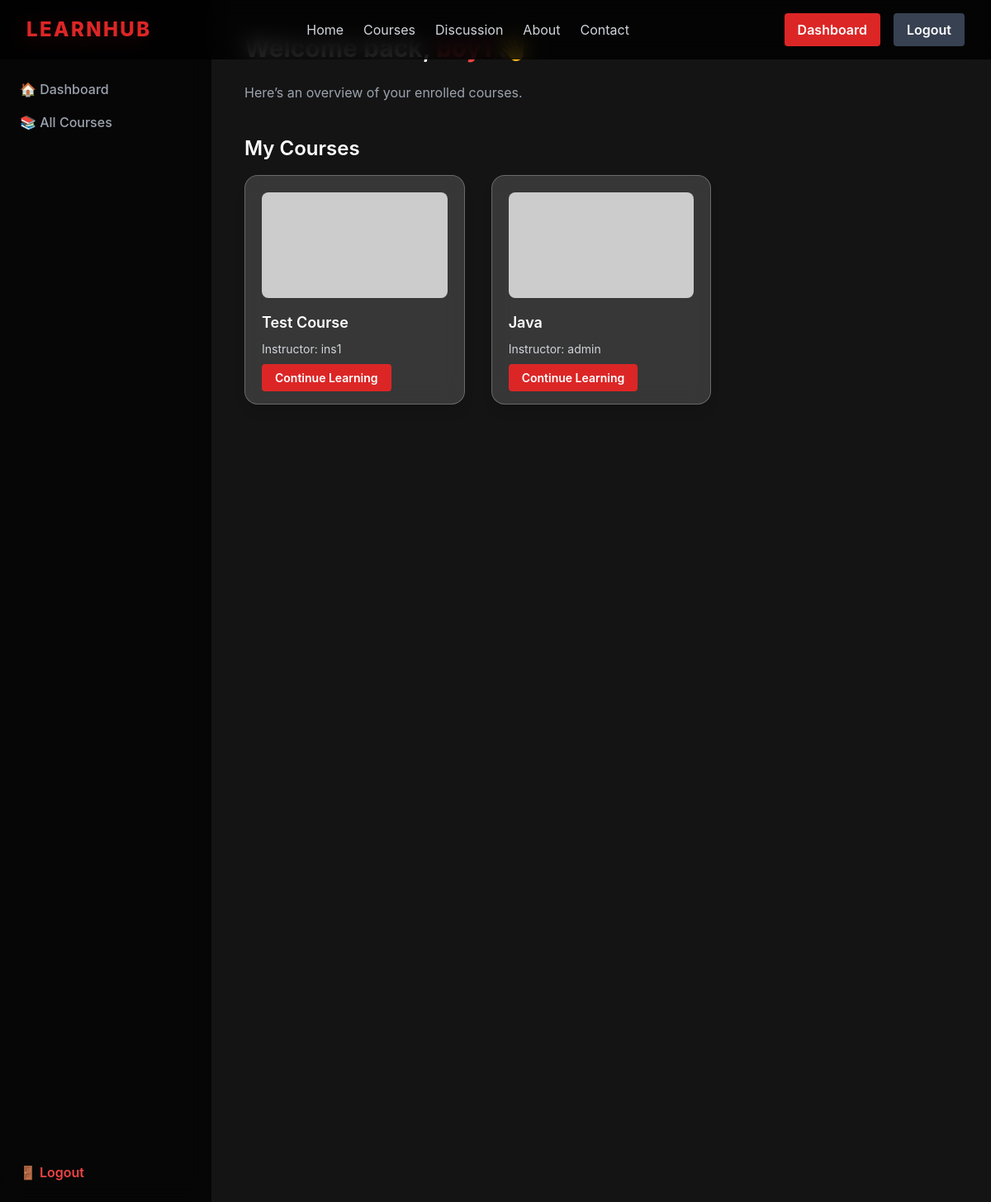
The app's page /dashboard/ (signed in) with its own data.
### users/models.py (models this page shows)
class CustomUser(AbstractUser):
    ROLE_CHOICES = (
        ('student', 'Student'),
        ('instructor', 'Instructor'),
        ('admin', 'Admin'),
    )
    role = models.CharField(max_length=20, choices=ROLE_CHOICES, default='student')

### courses/models.py (models this page shows, shortened)
class Course(models.Model):
    title = models.CharField(max_length=200)
    description = models.TextField()
    instructor = models.ForeignKey(settings.AUTH_USER_MODEL, on_delete=models.CASCADE, limit_choices_to={'role': 'instructor'})
    category = models.ForeignKey(Category, related_name='courses', on_delete=models.SET_NULL, null=True)
    students = models.ManyToManyField(settings.AUTH_USER_MODEL, related_name='enrolled_courses', blank=True)

### users/views.py (the view)
# urls.py: path('dashboard/', dashboard, name='dashboard'),
@login_required
def dashboard(request):
    user = request.user
    if user.role == 'student':
        enrolled_courses = user.enrolled_courses.all()
        context = {'courses': enrolled_courses}
        return render(request, 'users/student_dashboard.html', context)
    elif user.role == 'instructor':
        created_courses = Course.objects.filter(instructor=user)
        context = {'courses': created_courses}
        return render(request, 'users/instructor_dashboard.html', context)
    elif user.role == 'admin' or user.is_superuser:
        return redirect('admin:index')

### templates/users/student_dashboard.html (shortened to what this page needs)
{% extends 'base.html' %}
{% block content %}
<div class="flex min-h-screen">
    <aside class="w-64 bg-black/70 backdrop-blur-md p-6 flex flex-col justify-between fixed top-0 left-0 h-full">
        <div>
            <a href="{% url 'home' %}" class="text-red-600 text-2xl font-extrabold mb-10 tracking-widest block">LEARNHUB</a>
            <ul class="space-y-4 text-gray-400 font-medium">
                <li><a href="{% url 'dashboard' %}" class="block hover:text-white">🏠 Dashboard</a></li>
                <li><a href="{% url 'course_list_page' %}" class="block hover:text-white">📚 All Courses</a></li>
            </ul>
        </div>
        <div>
            <form action="{% url 'logout' %}" method="post">
                <button type="submit" class="text-red-500 hover:text-red-400 font-semibold">🚪 Logout</button>
            </form>
        </div>
    </aside>
    <main class="flex-1 p-10 overflow-y-auto ml-64">
        <h1 class="text-3xl font-bold mb-6">Welcome back, <span class="text-red-500">{{ user.username }}</span> 👋</h1>
        <p class="text-gray-400 mb-10">Here’s an overview of your enrolled courses.</p>
        <h2 class="text-2xl font-semibold mb-4">My Courses</h2>
        <div class="grid grid-cols-1 sm:grid-cols-2 lg:grid-cols-3 gap-8">
            {% for course in courses %}
                <div class="glass-card p-5 rounded-2xl shadow-lg">
                    <img src="https://via.placeholder.com/250x150/1f2937/6b7280?text=Course+Image"
                         class="w-full rounded-lg mb-4 h-32 object-cover" alt="{{ course.title }}">
                    <h3 class="text-lg font-semibold mb-2">{{ course.title }}</h3>
                    <p class="text-gray-300 text-sm mb-3">Instructor: {{ course.instructor.username }}</p>
                    <a href="{% url 'course_detail' pk=course.pk %}" class="bg-red-600 hover:bg-red-700 text-white px-4 py-2 rounded font-semibold text-sm">Continue Learning</a>
                </div>
            {% empty %}
                <p class="text-gray-400 col-span-full">You are not enrolled in any courses yet. <a href="{% url 'course_list_page' %}" class="text-red-400 hover:underline">Explore courses</a></p>
            {% endfor %}
        </div>
    </main>
</div>
{% endblock %}

### templates/base.html (shortened to what this page needs)
{% load static %}
<!DOCTYPE html>
<html lang="en">
<head>
    <script src="https://cdn.tailwindcss.com"></script>
</head>
<body class="antialiased flex flex-col min-h-screen">
    <nav class="fixed top-0 w-full z-50 bg-black/80 backdrop-blur-md flex items-center justify-between px-8 py-4">
        <a href="{% url 'home' %}" class="text-red-600 font-extrabold text-2xl tracking-widest">LEARNHUB</a>
        <ul class="hidden md:flex gap-6 text-gray-300">
            <li><a href="{% url 'home' %}" class="hover:text-white">Home</a></li>
            <li><a href="{% url 'course_list_page' %}" class="hover:text-white">Courses</a></li>
            <li><a href="{% url 'discussion' %}" class="hover:text-white">Discussion</a></li>
            <li><a href="{% url 'about' %}" class="hover:text-white">About</a></li>
            <li><a href="{% url 'contact' %}" class="hover:text-white">Contact</a></li>
        </ul>
        <div class="flex items-center gap-4">
            {% if user.is_authenticated %}
                <a href="{% url 'dashboard' %}" class="px-4 py-2 rounded bg-red-600 hover:bg-red-700 font-semibold">Dashboard</a>
                <form action="{% url 'logout' %}" method="post">
                    <button type="submit" class="px-4 py-2 rounded bg-gray-700 hover:bg-gray-600 font-semibold">Logout</button>
                </form>
            {% else %}
                <a href="{% url 'login' %}" class="px-4 py-2 rounded bg-red-600 hover:bg-red-700 font-semibold">Login</a>
                <a href="{% url 'signup' %}" class="px-4 py-2 rounded bg-gray-700 hover:bg-gray-600 font-semibold">Sign Up</a>
            {% endif %}
        </div>
    </nav>
    <main class="flex-grow">
        {% block content %}{% endblock %}
    </main>
</body>
</html>

### records on screen
CustomUser: username "boy1"
Course: title "Test Course", instructor.username "ins1"
Course: title "Java", instructor.username "admin"
